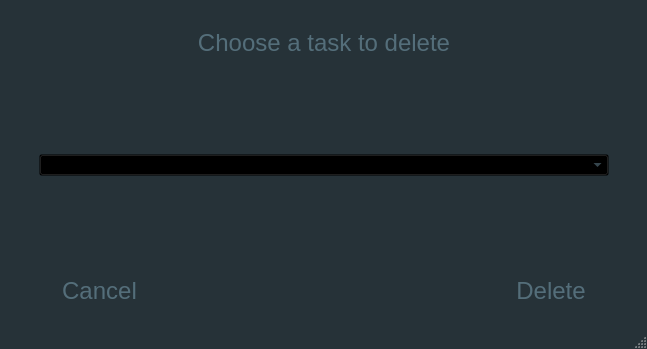
<?xml version="1.0" encoding="UTF-8"?>
<ui version="4.0">
 <class>MainWindow</class>
 <widget class="QMainWindow" name="MainWindow">
  <property name="geometry">
   <rect>
    <x>0</x>
    <y>0</y>
    <width>647</width>
    <height>349</height>
   </rect>
  </property>
  <property name="sizePolicy">
   <sizepolicy hsizetype="Fixed" vsizetype="Fixed">
    <horstretch>0</horstretch>
    <verstretch>0</verstretch>
   </sizepolicy>
  </property>
  <property name="font">
   <font>
    <family>Roboto</family>
    <pointsize>18</pointsize>
   </font>
  </property>
  <property name="windowTitle">
   <string>MainWindow</string>
  </property>
  <property name="windowIcon">
   <iconset resource="../../resources/images.qrc">
    <normaloff>:/images/icon.png</normaloff>:/images/icon.png</iconset>
  </property>
  <property name="autoFillBackground">
   <bool>false</bool>
  </property>
  <property name="styleSheet">
   <string notr="true">QWidget:window {					/* Borders around the code editor and debug window */
	border: 0px solid #263238;
	background-color: #263238;
}

QToolTip {
	background-color: #80CBC4;
	color: black;
    padding: 5px;
    border-radius: 0;
    opacity: 200;
}

/* ==================== Dialog ==================== */
QLabel {
	background: transparent;
	color: #CFD8DC;				/* Not sure about this one */
}

QDialog, QListView {
	background-color: #263238;
	color: #546E7A;
	outline: 0;
	border: 2px solid transparent;
}

QListView::item:hover {
	color: #AFBDC4;
	background: transparent;
}


QListView::item:selected {
	color: #ffffff;
	background: transparent;
}

/* === QTabBar === */
QTabBar {
	background: #263238;
}

QTabWidget::pane {
	background: transparent;	/* Only at the very bottom of the tabs */
}

QTabBar::tab {
	background: transparent;
	border: 0px solid transparent;
	border-bottom: 2px solid transparent;
	color: #546E7A;
	padding-left: 10px;
	padding-right: 10px;
	padding-top: 3px;
	padding-bottom: 3px;
}

QTabBar::tab:hover {
	background-color: transparent;
	border: 0px solid transparent;
	border-bottom: 2px solid #80CBC4;
	color: #AFBDC4;
}

QTabBar::tab:selected {
	background-color: transparent;
	border: 0px solid transparent;
	border-top: none;
	border-bottom: 2px solid #80CBC4;
	color: #FFFFFF;
}

QStackedWidget {
	background: #263238;	/* This covers a bunch of things, I was thinking about making it transparent, */
							/* but I would have to find all the other elements... but QTabWidget::pane may be it */
}


/* === QGroupBox === */
QGroupBox {
    border: 1px solid transparent;
    margin-top: 1em;
}

QGroupBox::title {
	color: #80CBC4;
    subcontrol-origin: margin;
    left: 6px;
    padding: 0 3px 0 3px;
}

QComboBox {
	color: #546E7A;
	background-color: transparent;
	selection-background-color: transparent;
	outline: 0;
}

QComboBox QAbstractItemView
{    
    selection-background-color: transparent;
	outline: 0;
}

/* === QCheckBox === */
QCheckBox, QRadioButton {
	color: #AFBDC4;
}

QCheckBox::indicator::unchecked  {
	background-color: #263238;
	border: 1px solid #536D79;
}

QRadioButton::indicator::unchecked {
	background-color: #263238;
	border: 1px solid #536D79;
	border-radius: 4px;
}

QCheckBox::indicator::checked, QTreeView::indicator::checked {
	background-color: qradialgradient(cx:0.5, cy:0.5, fx:0.25, fy:0.15, radius:0.3, stop:0 #80CBC4, stop:1 #263238);
	border: 1px solid #536D79;
}

QRadioButton::indicator::checked {
	background-color: qradialgradient(cx:0.5, cy:0.5, fx:0.25, fy:0.15, radius:0.3, stop:0 #80CBC4, stop:1 #263238);
	border: 1px solid #536D79;
	border-radius: 4px;
}

QCheckBox::indicator:disabled, QRadioButton::indicator:disabled, QTreeView::indicator:disabled {
	background-color: #444444;			/* Not sure what this looks like */
}

QCheckBox::indicator::checked:disabled, QRadioButton::indicator::checked:disabled, QTreeView::indicator::checked:disabled {  
	background-color: qradialgradient(cx:0.5, cy:0.5, fx:0.25, fy:0.15, radius:0.3, stop:0 #BBBBBB, stop:1 #444444); /* Not sure what this looks like */
}

QTreeView {
	background-color: transparent;
	color: #546E7A;
	outline: 0;
	border: 0;
}

QTreeView::item:hover {
	background-color: transparent;
	color: #AFBDC4;
}

QTreeView::item:selected {
	background-color: transparent;
	color: #FFFFFF;
}

QTreeView QHeaderView:section {
	background-color: #263238;
	color: #CFD8DC;
	border: 0;
}

QTreeView::indicator:checked {
	background-color: qradialgradient(cx:0.5, cy:0.5, fx:0.25, fy:0.15, radius:0.3, stop:0 #80CBC4, stop:1 #263238);
	border: 1px solid #536D79;
	selection-background-color: transparent;
}

QTreeView::indicator:unchecked {			/* This and the one above style the checkbox in the Options -&gt; Keyboard */
	background-color: #263238;				/* This is still a hover over in blue I can't get rid of */
	border: 1px solid #536D79;
	selection-background-color: transparent;
}

/*QTreeView QScrollBar {
	background-color: #263238
}*/

QTreeView::branch {
	/* Skip - applies to everything */
}

QTreeView::branch:has-siblings:adjoins-item {
	/* Skip - files */
}

QTreeView::branch:has-siblings:!adjoins-item {
	/* Skip - applies to almost all on the left side */
}

QTreeView::branch:closed:has-children:has-siblings {
	background: url('./images/rightarrowgray.png') center center no-repeat;
}

QTreeView::branch:has-children:!has-siblings:closed {
	background: url('./images/rightarrowgray.png') center center no-repeat;
}

QTreeView::branch:!has-children:!has-siblings:adjoins-item {
	/* Skip - files */
}

QTreeView::branch:open:has-children:has-siblings {
	background: url('./images/downarrowgray.png') center center no-repeat;
}

QTreeView::branch:open:has-children:!has-siblings {
	background: url('./images/downarrowgray.png') center center no-repeat;
}

/* === QScrollBar:horizontal === */
QScrollBar:horizontal {
	background: #263238;				/* Background where slider is not */
	height: 10px;
	margin: 0;
}

QScrollBar:vertical {
	background: #263238;				/* Background where slider is not */
	width: 10px;
	margin: 0;
}

QScrollBar::handle:horizontal {
    background: #37474F;					/* Slider color */
    min-width: 16px;
	border-radius: 5px;
}

QScrollBar::handle:vertical {
    background: #37474F;					/* Slider color */
    min-height: 16px;
	border-radius: 5px;
}

QScrollBar::add-page:horizontal, QScrollBar::sub-page:horizontal,
QScrollBar::add-page:vertical, QScrollBar::sub-page:vertical {
	background: none;												/* Removes the dotted background */
}

QScrollBar::add-line:horizontal, QScrollBar::sub-line:horizontal,
QScrollBar::add-line:vertical, QScrollBar::sub-line:vertical {	/* Hides the slider arrows */
      border: none;
      background: none;
}

QPushButton {
	background-color: transparent;
	color: #546E7A;
	border: 1px solid transparent;
	padding: 4px 22px;
}

QPushButton:hover {
	color: #AFBDC4;
}

QPushButton:pressed {
	color: #FFFFFF;
}

QLineEdit {
	background: transparent;
	border: 1px solid transparent;
	border-top: none;
	border-bottom: 2px solid #80CBC4;
	color: #546E7A;
}

QSpinBox {
	background: transparent;
	border: 1px solid transparent;
	color: #546E7A;
}

/*****************************************************************************
Main Screen
*****************************************************************************/
QTreeView {
	background-color: #263238;
}

QMenu {
	background-color: #263238;		/* File Menu Background color */
	color: #546E7A;
}

QMenu::item:selected {
	color: #AFBDC4;
}

QMenu::item:pressed {
	color: #FFFFFF;
}

QMenu::separator {
	height: 1px;
	background: transparent;			/* Could change this to #546E7A and reduce the margin top and bottom to 1px */
	margin-left: 10px;
	margin-right: 10px;
	margin-top: 5px;
	margin-bottom: 5px;
}

/* === QMenuBar === */
QMenuBar {
	background-color: #263238;
	color: #546E7A;
}

QMenuBar::item {
	background: transparent;
}

QMenuBar::item:disabled {
	color: gray;
}

QMenuBar::item:selected {
	color: #AFBDC4;
}

QMenuBar::item:pressed {
	color: #FFFFFF;
}

QToolBar {
	background: #263238;
	border: 1px solid transparent;
}

QToolBar:handle {
	background: transparent;
	border-left: 2px dotted #80CBC4;	/* Fix the 4 handle dots so it doesn't look crappy */
	color: transparent;
}

QToolBar::separator {
	border: 0;
}

/* === QToolButton === */
QToolButton:hover, QToolButton:pressed {
	background-color: transparent;
}

QToolButton::menu-button {
	background: url('./images/downarrowgray.png') center center no-repeat;
	background-color: #263238;												/* This needs to be set to ensure the other brown arrows don't show */
}

QToolButton::menu-button:hover, QToolButton::menu-button:pressed {
	background-color: #263238;
}

QStatusBar {
	background-color: #263238;
}

QLabel {
	color: #546E7A;		/* Text at the bottom right corner of the screen */
}

QToolButton {	/* I don't like how the items depress */
	color: #546E7A;
}

QToolButton:hover, QToolButton:pressed, QToolButton:checked {
	background-color: #263238;
}

QToolButton:hover {
	color: #AFBDC4;

}

QToolButton:checked, QToolButton:pressed {
	color: #FFFFFF;
}


QToolButton {
	border: 1px solid transparent;
	margin: 1px;
}

QToolButton:hover {
	background-color: transparent;				/* I don't like how the down arrows in the top menu bar move down when clicked */
	border: 1px solid transparent;
}

QToolButton[popupMode=&quot;1&quot;] { /* only for MenuButtonPopup */
	padding-right: 20px; /* make way for the popup button */
}

QToolButton::menu-button {
	border-left: 1px solid transparent;
	background: transparent;
    width: 16px;
}

QToolButton::menu-button:hover {
	border-left: 1px solid transparent;
	background: transparent;
    width: 16px;
}

QStatusBar::item {
	color: #546E7A;
	background-color: #263238;
}

QAbstractScrollArea  {	/* Borders around the code editor and debug window */
	border: 0;
}

/*****************************************************************************
Play around with these settings
*****************************************************************************/

/* Force the dialog's buttons to follow the Windows guidelines. */
QDialogButtonBox {
    button-layout: 0;
}

QTabWidget::tab-bar {
	left: 0px; /* Test this out on OS X, it will affect the tabs in the Options Dialog, on OS X they are centered */
}</string>
  </property>
  <property name="tabShape">
   <enum>QTabWidget::Triangular</enum>
  </property>
  <widget class="QWidget" name="centralwidget">
   <property name="font">
    <font>
     <pointsize>18</pointsize>
    </font>
   </property>
   <widget class="QWidget" name="verticalLayoutWidget">
    <property name="geometry">
     <rect>
      <x>39</x>
      <y>29</y>
      <width>570</width>
      <height>281</height>
     </rect>
    </property>
    <layout class="QVBoxLayout" name="verticalLayout">
     <item>
      <widget class="QLabel" name="label">
       <property name="font">
        <font>
         <pointsize>18</pointsize>
        </font>
       </property>
       <property name="text">
        <string>Choose a task to delete</string>
       </property>
       <property name="alignment">
        <set>Qt::AlignCenter</set>
       </property>
      </widget>
     </item>
     <item>
      <spacer name="verticalSpacer">
       <property name="orientation">
        <enum>Qt::Vertical</enum>
       </property>
       <property name="sizeHint" stdset="0">
        <size>
         <width>20</width>
         <height>40</height>
        </size>
       </property>
      </spacer>
     </item>
     <item>
      <widget class="QComboBox" name="comboBox"/>
     </item>
     <item>
      <spacer name="verticalSpacer_2">
       <property name="orientation">
        <enum>Qt::Vertical</enum>
       </property>
       <property name="sizeHint" stdset="0">
        <size>
         <width>20</width>
         <height>40</height>
        </size>
       </property>
      </spacer>
     </item>
     <item>
      <layout class="QHBoxLayout" name="horizontalLayout">
       <item>
        <widget class="QPushButton" name="pushButton_2">
         <property name="font">
          <font>
           <pointsize>18</pointsize>
          </font>
         </property>
         <property name="text">
          <string>Cancel</string>
         </property>
        </widget>
       </item>
       <item>
        <spacer name="horizontalSpacer">
         <property name="orientation">
          <enum>Qt::Horizontal</enum>
         </property>
         <property name="sizeHint" stdset="0">
          <size>
           <width>40</width>
           <height>20</height>
          </size>
         </property>
        </spacer>
       </item>
       <item>
        <widget class="QPushButton" name="pushButton">
         <property name="font">
          <font>
           <pointsize>18</pointsize>
          </font>
         </property>
         <property name="text">
          <string>Delete</string>
         </property>
        </widget>
       </item>
      </layout>
     </item>
    </layout>
   </widget>
  </widget>
  <widget class="QStatusBar" name="statusbar"/>
 </widget>
 <resources>
  <include location="../../resources/images.qrc"/>
 </resources>
 <connections/>
</ui>
